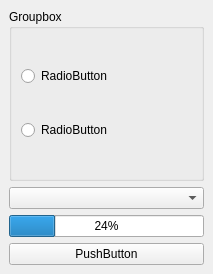
<?xml version="1.0" encoding="UTF-8"?>
<ui version="4.0">
 <class>MainWindow</class>
 <widget class="QMainWindow" name="MainWindow">
  <property name="geometry">
   <rect>
    <x>0</x>
    <y>0</y>
    <width>213</width>
    <height>274</height>
   </rect>
  </property>
  <property name="windowTitle">
   <string>MainWindow</string>
  </property>
  <widget class="QWidget" name="centralwidget">
   <layout class="QGridLayout" name="gridLayout">
    <item row="0" column="0">
     <layout class="QVBoxLayout" name="verticalLayout">
      <item>
       <widget class="QGroupBox" name="radioButtons">
        <property name="title">
         <string>Groupbox</string>
        </property>
        <layout class="QVBoxLayout" name="verticalLayout_2">
         <item>
          <widget class="QRadioButton" name="rb1">
           <property name="text">
            <string>RadioButton</string>
           </property>
          </widget>
         </item>
         <item>
          <widget class="QRadioButton" name="rb2">
           <property name="text">
            <string>RadioButton</string>
           </property>
          </widget>
         </item>
        </layout>
       </widget>
      </item>
      <item>
       <widget class="QComboBox" name="comboBox"/>
      </item>
      <item>
       <widget class="QProgressBar" name="progressBar">
        <property name="value">
         <number>24</number>
        </property>
       </widget>
      </item>
      <item>
       <widget class="QPushButton" name="pushButton">
        <property name="text">
         <string>PushButton</string>
        </property>
       </widget>
      </item>
     </layout>
    </item>
   </layout>
  </widget>
 </widget>
 <resources/>
 <connections/>
</ui>
